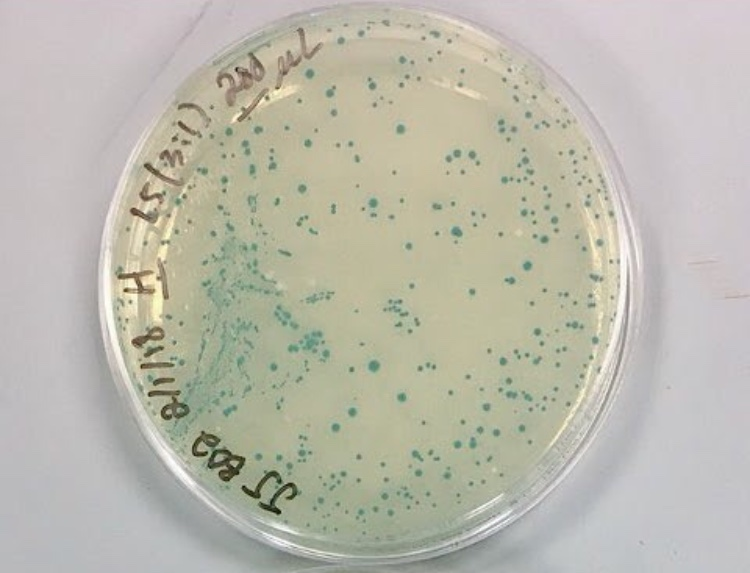
#> input picture colcounter/test.jpg, 750 x 573 px
$ python -i colCount.py   (imports and definitions only)   (older library calls are emulated)
#> lines starting #> are read from the running program, lines starting #| are printed output that depends on the picture; after the words box and inside, x2 and y2 are one past the last pixel; in counts of white or black regions, pixels touching at a corner belong together
import numpy as np
import cv2
def cnt(x):
#> called with x = 'test.jpg'
	image1 = cv2.imread(x)
#> image1 is the input picture: shape (573, 750, 3); mean B, G, R 172.9, 185.5, 186.9
	imgray = cv2.cvtColor(image1, cv2.COLOR_BGR2GRAY)
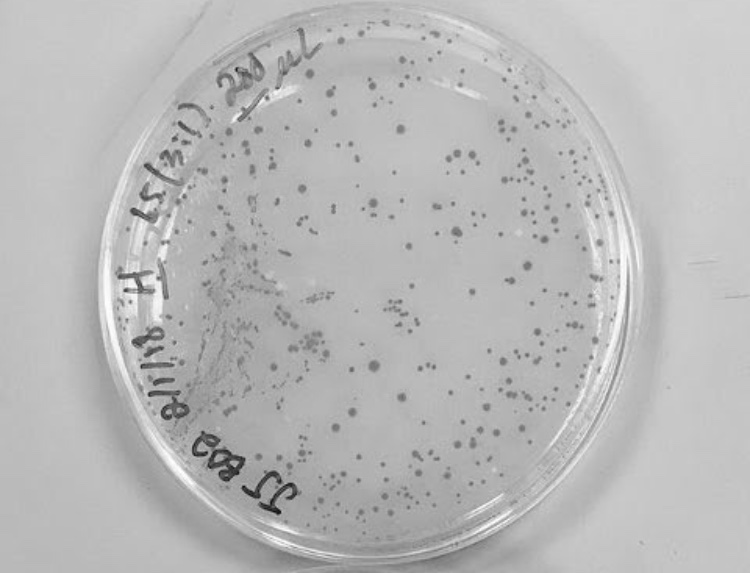
#> imgray: shape (573, 750); min 16, max 255, mean 184.5
	#imgray = (255-imgray)

	counter = 0
	ret, thresh = cv2.threshold(imgray, 127, 255, 0)
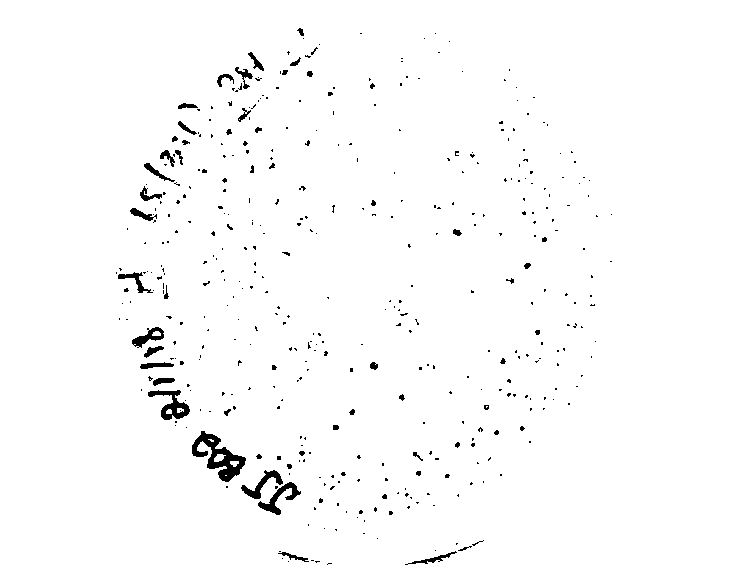
#> thresh: shape (573, 750); 98.3% white; 430 black regions (375 under 20 px)
	im2, contours, hierarchy = cv2.findContours(thresh, cv2.RETR_TREE, cv2.CHAIN_APPROX_SIMPLE)
#> contours = 462 contours, 376 with area under 20; largest, box (x1, y1, x2, y2) and area: (0, 0, 750, 573) 428428, (191, 430, 247, 483) 1282, (147, 389, 191, 421) 644, (257, 481, 302, 516) 494, (240, 469, 284, 500) 422


	for c in contours:
		hull = cv2.convexHull(c)
		if cv2.contourArea(c) < 150:
			counter += 1
			out = cv2.drawContours(imgray,[hull], -1, (0,255,0), 5)
#> this loop made 462 passes
#> hull on passes 3, 7, 9, 13, 19, 20, 23, 26: [[326, 564], [327, 563], [328, 564], [327, 565]], [[287, 561], [288, 560], [289, 561], [288, 562]], [[281, 558], [282, 557], [283, 558], [282, 559]], [[434, 550], [435, 549], [436, 550], [435, 551]], [[482, 540], [483, 539], [484, 540], [483, 541]], [[376, 538], [377, 537], [378, 538], [377, 539]], [[323, 528], [324, 527], [325, 528], [324, 529]], [[356, 517], [357, 516], [358, 517], [357, 518]]
#> (c, hull) on pass 1: ([[0, 0], [0, 572], [749, 572], [749, 0]], [[749, 0], [749, 572], [0, 572], [0, 0]])
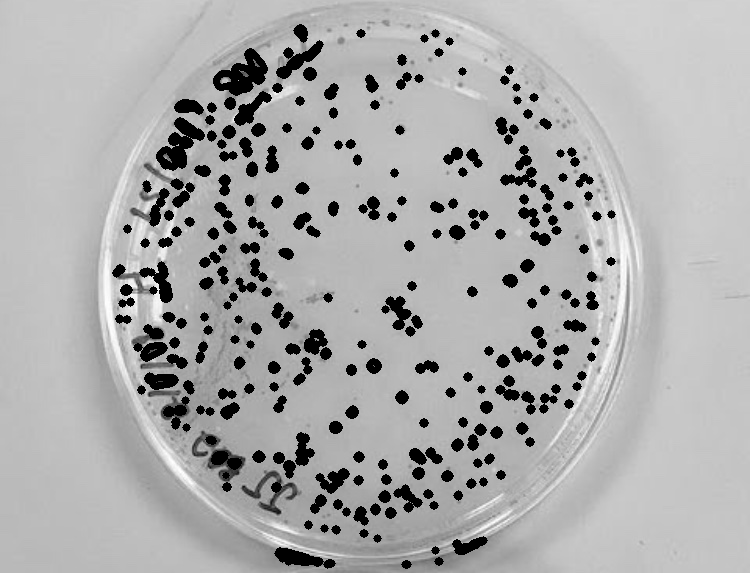
#> imgray: shape (573, 750); 8.02% of pixels changed, all inside (x1, y1, x2, y2) = (112, 24, 616, 569)
#> after the loop, counter = 450


	cv2.imwrite('web/static/images/newout.png', out)
	print(counter)
#| 450
	#cv2.imshow('image',out)
	cv2.destroyAllWindows()
	return counter


#	cv2.waitKey(0)
#	cv2.destroyAllWindows()

>>> result = cnt('test.jpg')
#> result = 450
